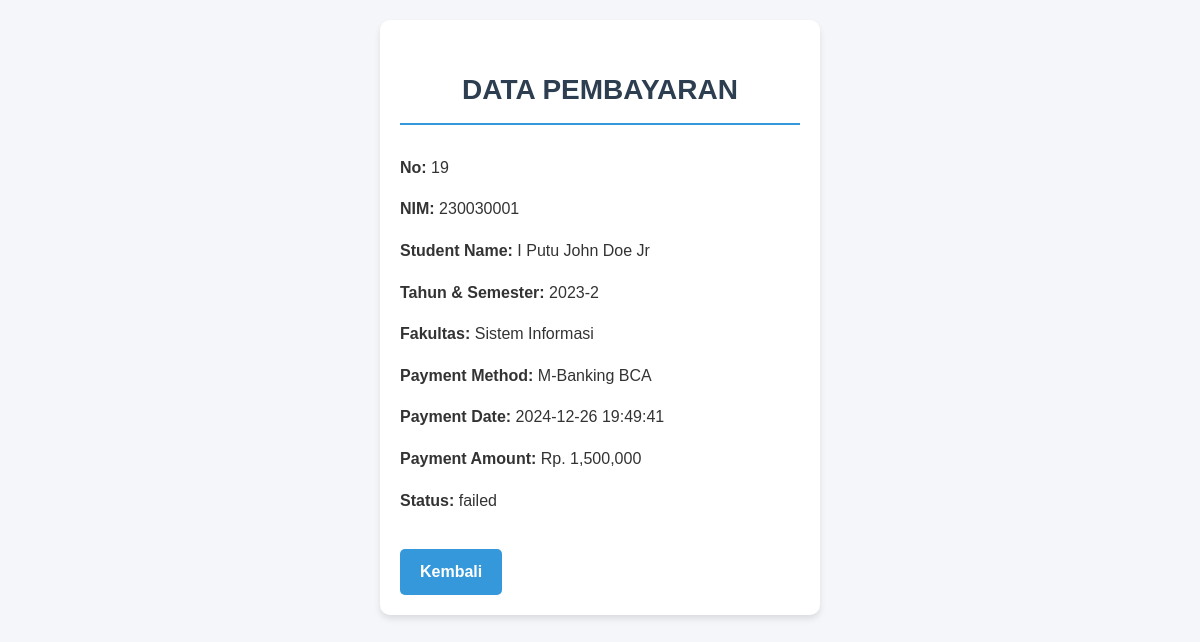
The page /siswa/pembayaran/detailPemb.php?id=19 (signed in) on the database its author committed.
### tables this page shows
CREATE TABLE `payments` (
  `id` int NOT NULL AUTO_INCREMENT,
  `ukt_id` int NOT NULL,
  `method_id` int NOT NULL,
  `paid_date` timestamp NULL DEFAULT CURRENT_TIMESTAMP,
  `amount_paid` decimal(15,2) NOT NULL,
  `status` enum('pending','confirmed','failed') DEFAULT 'pending',
  `created_at` timestamp NULL DEFAULT CURRENT_TIMESTAMP,
  `updated_at` timestamp NULL DEFAULT CURRENT_TIMESTAMP ON UPDATE CURRENT_TIMESTAMP,
  `user_id` int DEFAULT NULL,
  PRIMARY KEY (`id`),
  KEY `ukt_id` (`ukt_id`),
  KEY `method_id` (`method_id`),
  CONSTRAINT `payments_ibfk_1` FOREIGN KEY (`ukt_id`) REFERENCES `ukt` (`id`),
  CONSTRAINT `payments_ibfk_2` FOREIGN KEY (`method_id`) REFERENCES `payment_methods` (`id`)
);

CREATE TABLE `students` (
  `id` int NOT NULL AUTO_INCREMENT,
  `nim` varchar(20) NOT NULL,
  `name` varchar(100) NOT NULL,
  `phone` varchar(15) DEFAULT NULL,
  `program_id` int NOT NULL,
  `created_at` timestamp NULL DEFAULT CURRENT_TIMESTAMP,
  `updated_at` timestamp NULL DEFAULT CURRENT_TIMESTAMP ON UPDATE CURRENT_TIMESTAMP,
  `email` varchar(100) DEFAULT NULL,
  `password` varchar(100) DEFAULT NULL,
  PRIMARY KEY (`id`),
  UNIQUE KEY `nim` (`nim`),
  KEY `program_id` (`program_id`),
  CONSTRAINT `students_ibfk_1` FOREIGN KEY (`program_id`) REFERENCES `programs` (`id`)
);

CREATE TABLE `academic_years` (
  `id` int NOT NULL AUTO_INCREMENT,
  `year` varchar(10) NOT NULL,
  `semester` enum('1','2') NOT NULL,
  `status` enum('active','inactive') NOT NULL,
  `created_at` timestamp NULL DEFAULT CURRENT_TIMESTAMP,
  `updated_at` timestamp NULL DEFAULT CURRENT_TIMESTAMP ON UPDATE CURRENT_TIMESTAMP,
  PRIMARY KEY (`id`)
);

CREATE TABLE `programs` (
  `id` int NOT NULL AUTO_INCREMENT,
  `name` varchar(100) NOT NULL,
  `faculty` varchar(100) NOT NULL,
  `created_at` timestamp NULL DEFAULT CURRENT_TIMESTAMP,
  `updated_at` timestamp NULL DEFAULT CURRENT_TIMESTAMP ON UPDATE CURRENT_TIMESTAMP,
  PRIMARY KEY (`id`)
);

CREATE TABLE `payment_methods` (
  `id` int NOT NULL AUTO_INCREMENT,
  `name` varchar(50) NOT NULL,
  `created_at` timestamp NULL DEFAULT CURRENT_TIMESTAMP,
  `updated_at` timestamp NULL DEFAULT CURRENT_TIMESTAMP ON UPDATE CURRENT_TIMESTAMP,
  PRIMARY KEY (`id`)
);

### functions.php (called while the page is built, shortened)
<?php
 $conn = mysqli_connect("localhost","root","","spp_2");
 function query($query){
    global $conn;
    $result = mysqli_query($conn,$query);
    $rows = [];
    while ($row = mysqli_fetch_assoc($result)){
        $rows[] = $row;
    }
    return $rows;
 }
?>

### siswa/pembayaran/detailPemb.php (the view, shortened to what this page needs)
<?php
    require "../../functions.php";
    $id = $_GET['id'];
    $payments = query("SELECT
                    payments.id AS paymentId,
                    payments.paid_date AS paid_date,
                    payments.amount_paid as amount_paid,
                    payments.status as status,
                    ukt.id AS uktId,
                    payment_methods.name AS method_name,
                    students.*,  -- Menambahkan data dari tabel students
                    programs.faculty,
                    academic_years.year, academic_years.semester  -- Menambahkan data dari tabel academic_years
                FROM
                    payments
                INNER JOIN
                    ukt ON payments.ukt_id = ukt.id
                INNER JOIN
                    payment_methods ON payments.method_id = payment_methods.id
                INNER JOIN
                    students ON ukt.student_id = students.id  -- Menambahkan join ke tabel students
                INNER JOIN
                    academic_years ON ukt.academic_year_id = academic_years.id  -- Menambahkan join ke tabel academic_years
                INNER JOIN
                    programs ON students.program_id = programs.id
                WHERE payments.id = $id
                ");
?>
<!DOCTYPE html>
<html lang="en">
<head>
    <link rel="stylesheet" href="../../assets/css/StyleSiswa.css">
</head>
<body>
    <div class="container detail">
        <h3>Data Pembayaran</h3>
        <div class="payment-cards">
            <?php foreach ($payments as $row): ?>
                <div class="payment-card">
                    <p><strong>No:</strong> <?= $row["paymentId"]; ?></p>
                    <p><strong>NIM:</strong> <?= $row["nim"]; ?></p>
                    <p><strong>Student Name:</strong> <?= $row["name"]; ?></p>
                    <p><strong>Tahun & Semester:</strong> <?= $row["year"] . '-' . $row["semester"]; ?></p>
                    <p><strong>Fakultas:</strong> <?= $row["faculty"]; ?></p>
                    <p><strong>Payment Method:</strong> <?= $row["method_name"]; ?></p>
                    <p><strong>Payment Date:</strong> <?= $row["paid_date"]; ?></p>
                    <p><strong>Payment Amount:</strong> Rp. <?= number_format($row["amount_paid"]); ?></p>
                    <p><strong>Status:</strong> <?= $row["status"]; ?></p>
                </div>
            <?php endforeach; ?>
        </div>
        <a href="index.php" class="btn-back">Kembali</a>
    </div>
</body>
</html>

### assets/css/StyleSiswa.css (style rules this page uses)
body { font-family: 'Poppins', sans-serif; margin: 0; padding: 0; background-color: #f4f6f9; color: #333; line-height: 1.6; }
.container { max-width: 900px; margin: 40px auto; padding: 20px; background: #fff; border-radius: 10px; box-shadow: 0 6px 20px rgba(0, 0, 0, 0.1); overflow: hidden; }
.container.detail { max-width: 400px; }
.container { background-color: #fff; border-radius: 10px; box-shadow: 0 4px 6px rgba(0, 0, 0, 0.1); padding: 20px; margin: 20px auto; max-width: 900px; width: 90%; }
h3 { text-align: center; font-size: 28px; color: #2c3e50; margin-bottom: 30px; font-weight: bold; text-transform: uppercase; border-bottom: 2px solid #3498db; padding-bottom: 10px; }
.btn-back { display: inline-block; padding: 10px 20px; margin-top: 20px; background-color: #3498db; color: #fff; font-size: 16px; font-weight: bold; text-decoration: none; border-radius: 5px; transition: background-color 0.3s ease; }

### rows shown on the page
payments: id "19", students.nim "230030001", students.name "I Putu John Doe Jr", academic_years.year "2023", academic_years.semester "2", programs.faculty "Sistem Informasi", method.name "M-Banking BCA", paid_date "2024-12-26 19:49:41", amount_paid "1,500,000", status "failed"
